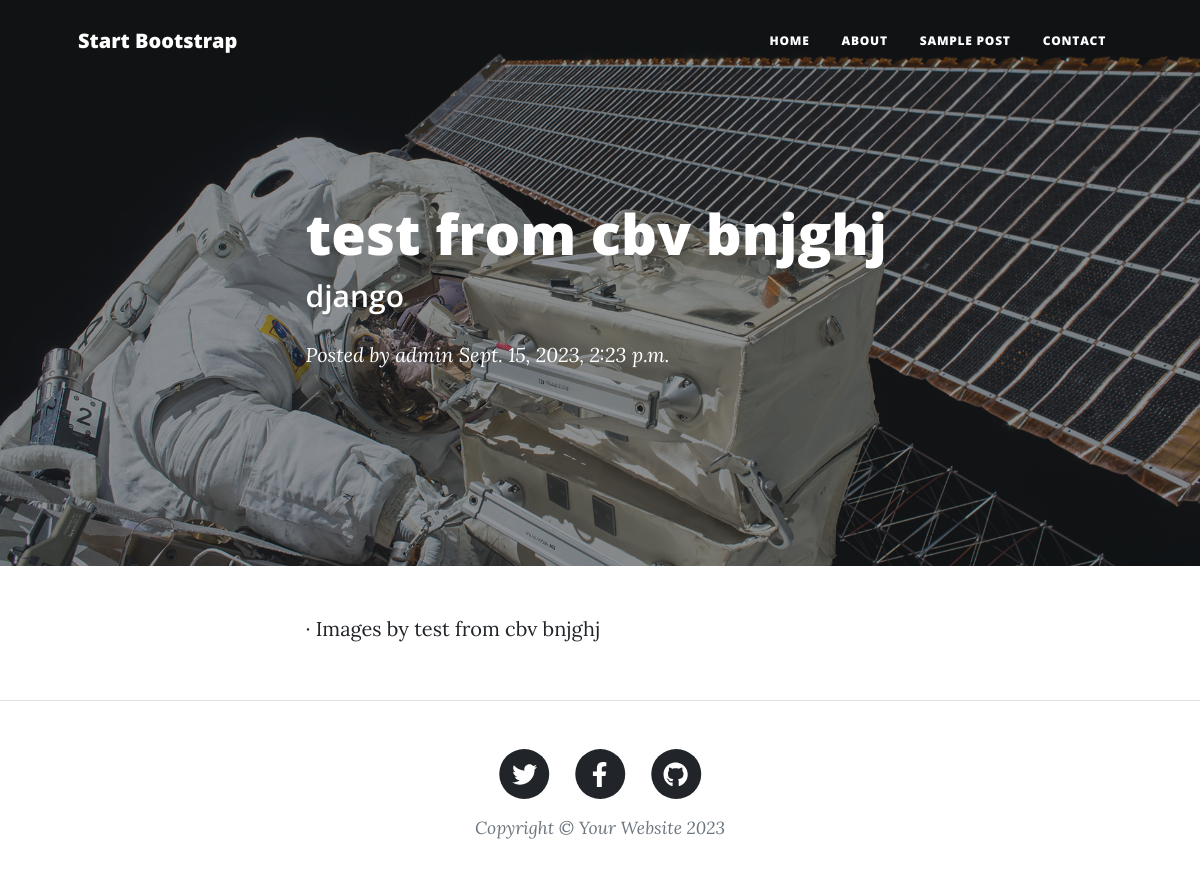
Screenshot of /blog/9 with the database file from the repository.
### posts/models.py (models this page shows)
class Post(models.Model):
    author = models.ForeignKey(User,related_name='post_author' , on_delete=models.SET_NULL,null=True)
    title = models.CharField(max_length=150)
    content = models.TextField(max_length=30000)
    image = models.ImageField(upload_to='posts')
    publish_date = models.DateTimeField(default=timezone.now)
    tags = TaggableManager()

### posts/views2.py (the view)
# urls.py: path('blog/<int:pk>', PostDetail.as_view()),
class PostDetail(generic.DetailView):
    model = Post

### posts/templates/posts/post_detail.html (shortened to what this page needs)
{% load static %}
<!DOCTYPE html>
<html lang="en">
    <head>
        <link href="{% static 'css/styles.css' %}" rel="stylesheet" />
    </head>
    <body>
        <nav class="navbar navbar-expand-lg navbar-light" id="mainNav">
            <div class="container px-4 px-lg-5">
                <a class="navbar-brand" href="index.html">Start Bootstrap</a>
                <div class="collapse navbar-collapse" id="navbarResponsive">
                    <ul class="navbar-nav ms-auto py-4 py-lg-0">
                        <li class="nav-item"><a class="nav-link px-lg-3 py-3 py-lg-4" href="index.html">Home</a></li>
                        <li class="nav-item"><a class="nav-link px-lg-3 py-3 py-lg-4" href="about.html">About</a></li>
                        <li class="nav-item"><a class="nav-link px-lg-3 py-3 py-lg-4" href="post.html">Sample Post</a></li>
                        <li class="nav-item"><a class="nav-link px-lg-3 py-3 py-lg-4" href="contact.html">Contact</a></li>
                    </ul>
                </div>
            </div>
        </nav>
        <header class="masthead" style="background-image: url('{% static 'assets/img/post-bg.jpg' %}')">
            <div class="container position-relative px-4 px-lg-5">
                <div class="row gx-4 gx-lg-5 justify-content-center">
                    <div class="col-md-10 col-lg-8 col-xl-7">
                        <div class="post-heading">
                            <h1>{{post.title}}</h1>
                            <h2 class="subheading">{{post.content}}</h2>
                            <span class="meta">
                                Posted by
                                <a href="#!">{{post.author}}</a>
                                {{post.publish_date}}
                            </span>
                        </div>
                    </div>
                </div>
            </div>
        </header>
        <article class="mb-4">
            <div class="container px-4 px-lg-5">
                <div class="row gx-4 gx-lg-5 justify-content-center">
                    <div class="col-md-10 col-lg-8 col-xl-7">
                            &middot; Images by
                            <a href="{{post.image.url}}">{{post.title}}</a>
                    </div>
                </div>
            </div>
        </article>
        <footer class="border-top">
            <div class="container px-4 px-lg-5">
                <div class="row gx-4 gx-lg-5 justify-content-center">
                    <div class="col-md-10 col-lg-8 col-xl-7">
                        <ul class="list-inline text-center">
                            <li class="list-inline-item">
                                <a href="#!">
                                    <span class="fa-stack fa-lg">
                                        <i class="fas fa-circle fa-stack-2x"></i>
                                        <i class="fab fa-twitter fa-stack-1x fa-inverse"></i>
                                    </span>
                                </a>
                            </li>
                            <li class="list-inline-item">
                                <a href="#!">
                                    <span class="fa-stack fa-lg">
                                        <i class="fas fa-circle fa-stack-2x"></i>
                                        <i class="fab fa-facebook-f fa-stack-1x fa-inverse"></i>
                                    </span>
                                </a>
                            </li>
                            <li class="list-inline-item">
                                <a href="#!">
                                    <span class="fa-stack fa-lg">
                                        <i class="fas fa-circle fa-stack-2x"></i>
                                        <i class="fab fa-github fa-stack-1x fa-inverse"></i>
                                    </span>
                                </a>
                            </li>
                        </ul>
                        <div class="small text-center text-muted fst-italic">Copyright &copy; Your Website 2023</div>
                    </div>
                </div>
            </div>
        </footer>
    </body>
</html>

### rows the page displays
Post: title "test from cbv bnjghj", content "django", author "admin", publish_date "Sept. 15, 2023, 2:23 p.m."
